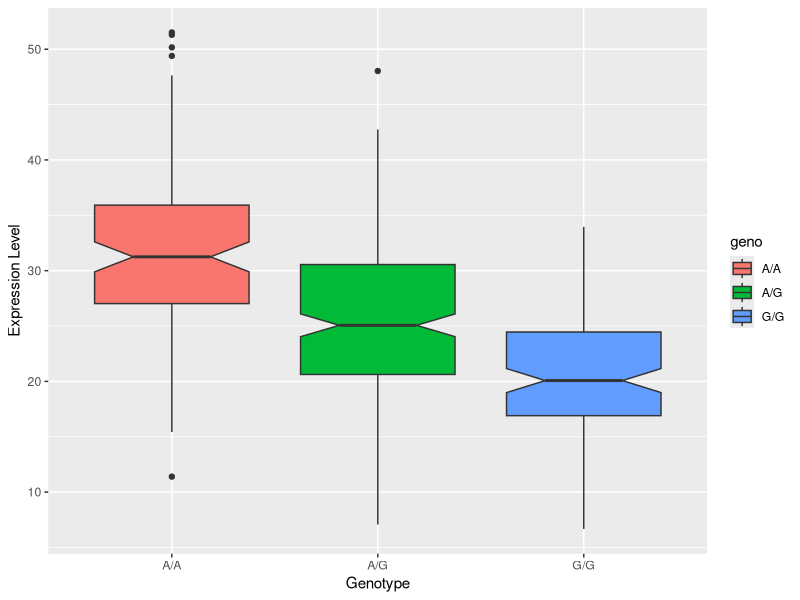

This figure's R source:
## ---- chunk 1
library(tidyverse)

samples <- read.table("geno.txt")

table(samples$geno)

samples %>%
  group_by(geno) %>%
  summarize(
    median = median(exp)
  )
## ---- chunk 2
ggplot(samples, aes(x = geno, y = exp, fill = geno)) +
  geom_boxplot(notch = TRUE) +
  xlab("Genotype") +
  ylab("Expression Level")
